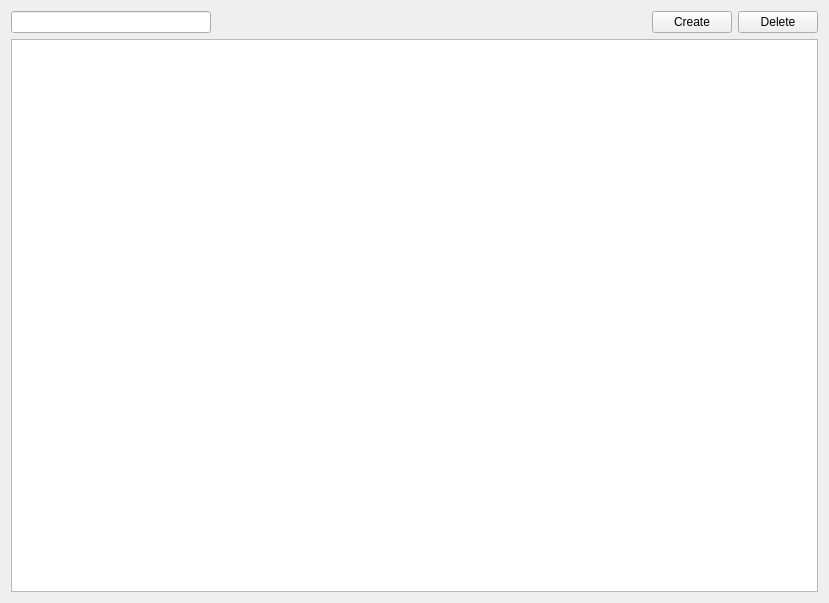
<?xml version="1.0" encoding="UTF-8"?>
<ui version="4.0">
 <class>PersonsWidget</class>
 <widget class="QWidget" name="PersonsWidget">
  <property name="geometry">
   <rect>
    <x>0</x>
    <y>0</y>
    <width>829</width>
    <height>603</height>
   </rect>
  </property>
  <property name="windowTitle">
   <string>Form</string>
  </property>
  <layout class="QVBoxLayout" name="verticalLayout_2">
   <item>
    <layout class="QHBoxLayout" name="menuLayout">
     <item>
      <widget class="QLineEdit" name="searchPerson">
       <property name="minimumSize">
        <size>
         <width>150</width>
         <height>0</height>
        </size>
       </property>
       <property name="maximumSize">
        <size>
         <width>200</width>
         <height>16777215</height>
        </size>
       </property>
      </widget>
     </item>
     <item>
      <spacer name="horizontalSpacer">
       <property name="orientation">
        <enum>Qt::Orientation::Horizontal</enum>
       </property>
       <property name="sizeHint" stdset="0">
        <size>
         <width>40</width>
         <height>20</height>
        </size>
       </property>
      </spacer>
     </item>
     <item>
      <widget class="QPushButton" name="createPerson">
       <property name="text">
        <string>Create</string>
       </property>
      </widget>
     </item>
     <item>
      <widget class="QPushButton" name="deletePerson">
       <property name="text">
        <string>Delete</string>
       </property>
      </widget>
     </item>
    </layout>
   </item>
   <item>
    <layout class="QVBoxLayout" name="bottomlayout">
     <item>
      <widget class="QListWidget" name="personsList"/>
     </item>
    </layout>
   </item>
  </layout>
 </widget>
 <resources/>
 <connections/>
</ui>
